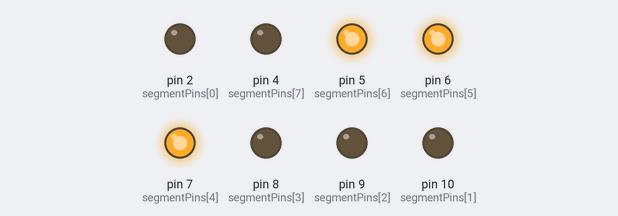
Bench run of a sketch on a simulated Arduino Uno, built with avr-gcc and run on an emulated ATmega328P. Parts: output pins drawn as LEDs (lit = HIGH).

Above: at 0.5 s.
At 1.5 s:
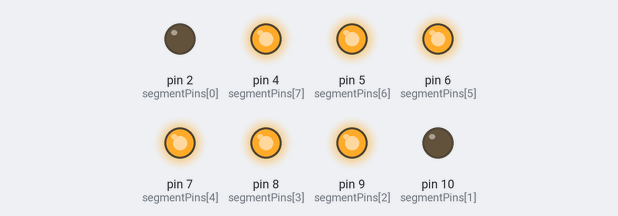
At 2.5 s:
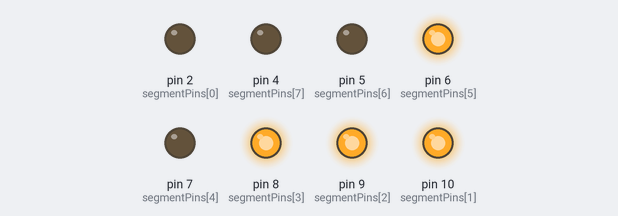
At 3.5 s:
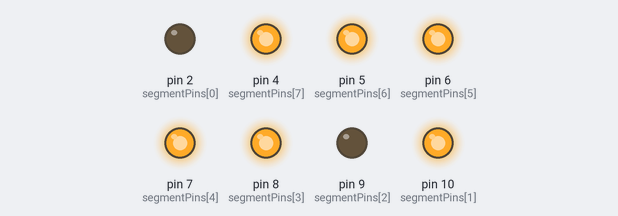
At 4.5 s:
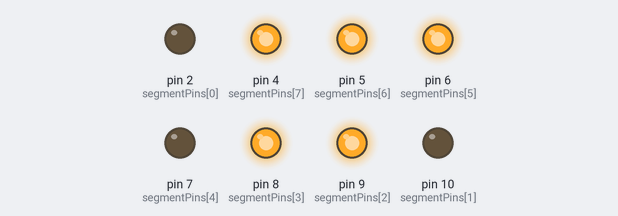
At 5.6 s:
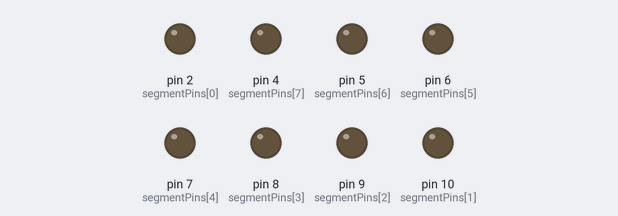
Timing chart, 0 to 8.1 s (numbered marks = the images above):
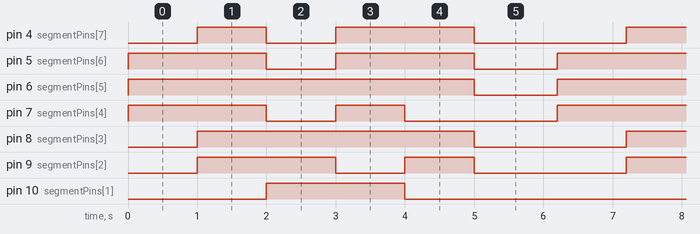

Measured:
- by itself, pin 4 (segmentPins[7]): repeats every 6.2 s: LOW 1.0 s, HIGH 2.0 s, LOW 2.2 s, HIGH 1.0 s
- by itself, pin 5 (segmentPins[6]): repeats every 6.2 s: LOW 1.0 s, HIGH 2.0 s, LOW 1.2 s, HIGH 2.0 s
- by itself, pin 6 (segmentPins[5]): alternates HIGH for 5.0 s and LOW for 1.2 s
- by itself, pin 7 (segmentPins[4]), pin 9 (segmentPins[2]): repeats every 6.2 s: LOW 1.0 s, HIGH 1.0 s, LOW 2.2 s, HIGH 2.0 s
- by itself, pin 8 (segmentPins[3]): alternates HIGH for 4.0 s and LOW for 2.2 s
- by itself, pin 10 (segmentPins[1]): alternates HIGH for 2.0 s and LOW for 4.2 s

The sketch:

nama.ino
```cpp
const byte numeral[11]={
B01110000, //untuk angka J
B11111100, //untuk angka 0
B00101110, //untuk angka H
B11111010, //untuk angka A
B11101100, //untuk angka N
B00000000, //tanpa menampilkan apapun
};

//inisialisasi pin yang digunakan
const int segmentPins[8]= {2,10,9,8,7,6,5,4}; //dp,g,f,e,d,c,b,a

void setup(){
for (int i=0; i < 8; i++){
pinMode(segmentPins[i], OUTPUT);
}}

void loop(){
for (int i=0; i <=5; i++){
tunjukanAngka(i);
delay(1000);
}
delay(200); }

void tunjukanAngka (int number){
boolean isBitSet;
for (int segment=1; segment < 8; segment++){
isBitSet= bitRead(numeral[number], segment);
digitalWrite(segmentPins[segment], isBitSet); }
}
```
